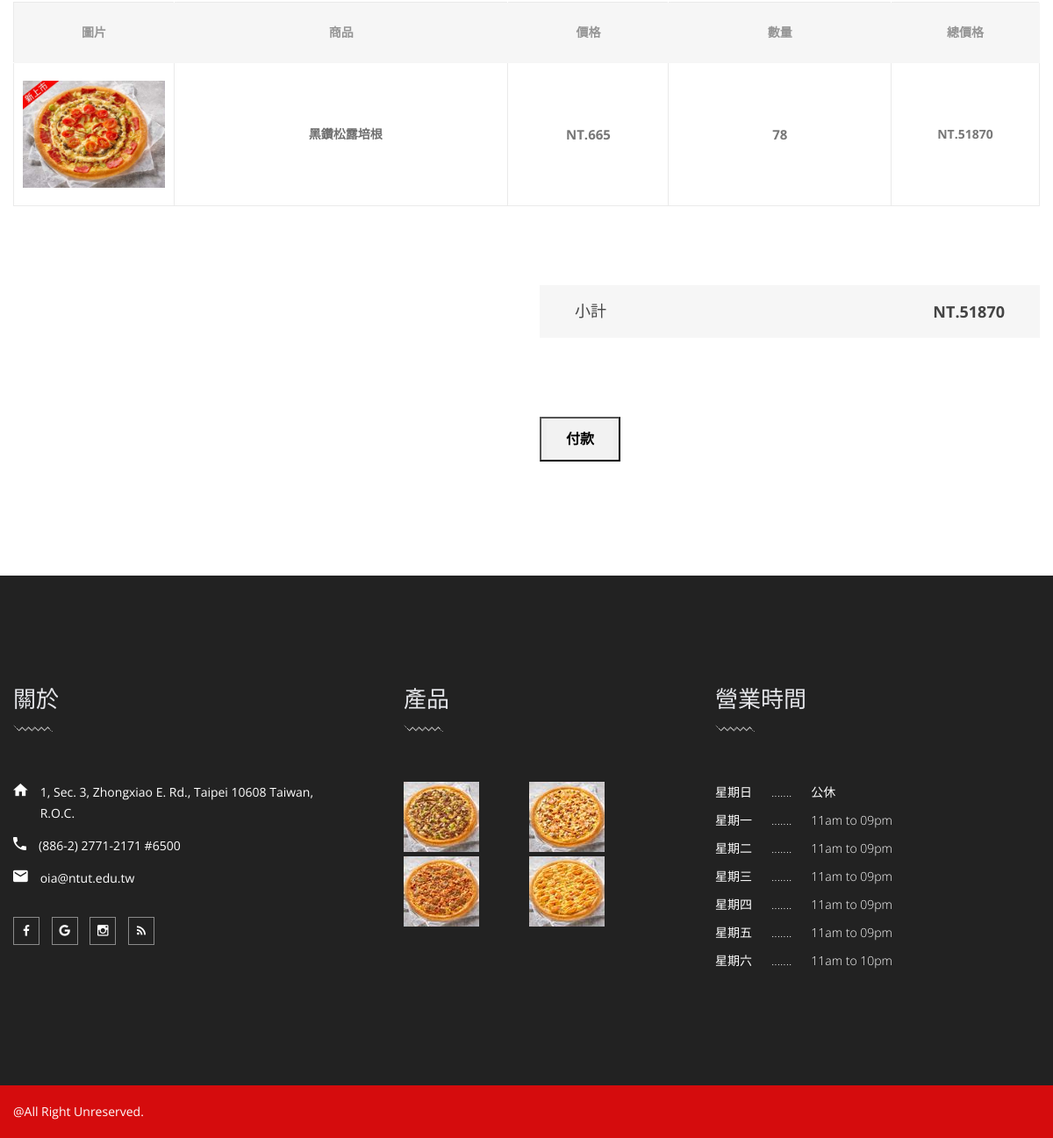
The app's page /order/orderDetail/47/ (signed in, lower part), older data.
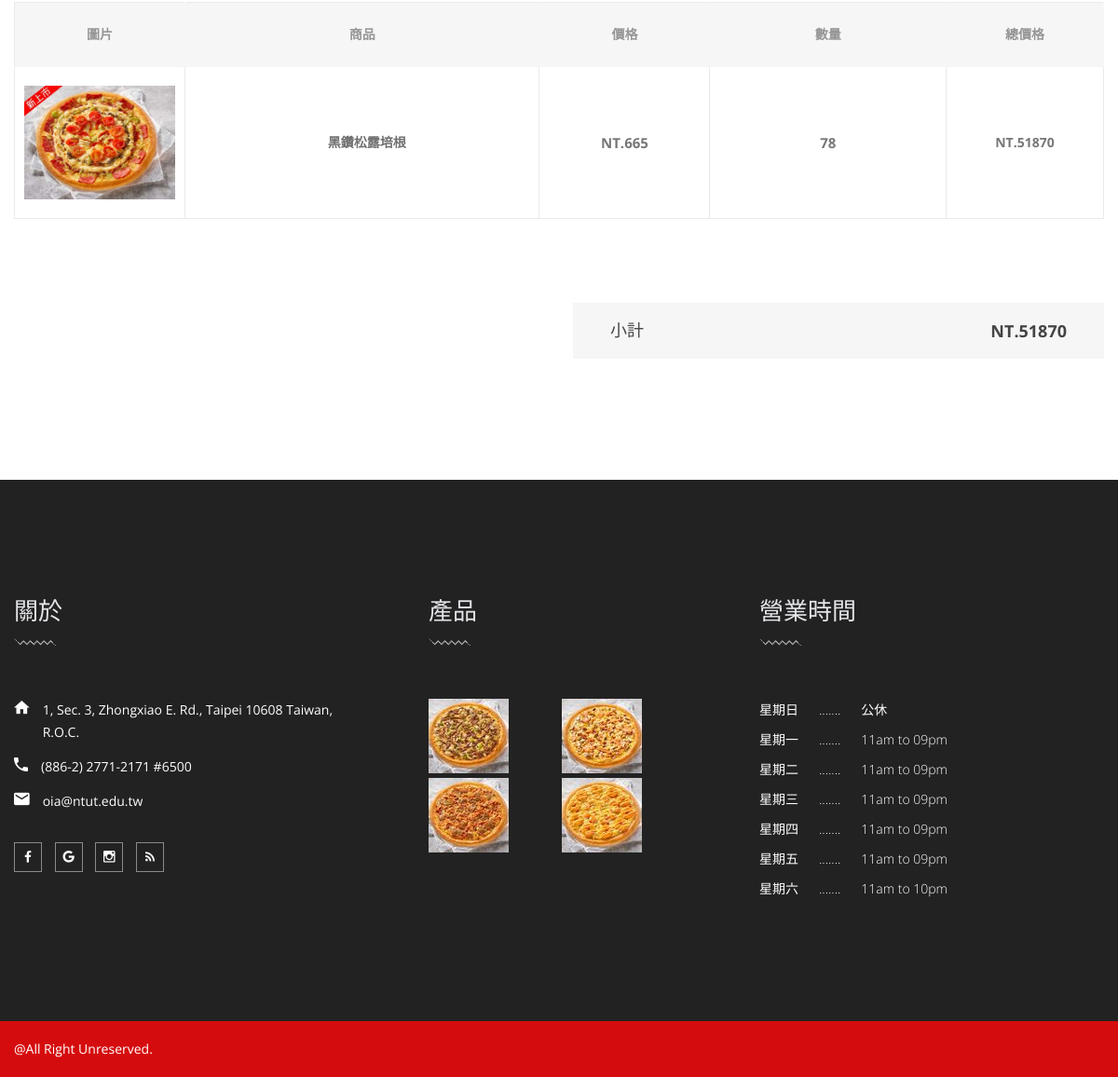
The same page, newer data.
### SOS/views.py (the view, shortened to what this page needs)
# urls.py: path('orderDetail/<int:order_no>/', order_detail, name='order_detail')
def order_detail(request, order_no):
    order = Order.objects.get(order_no=order_no)
    orderitem = OrderItem.objects.filter(order=order)
    return render(request, 'order_detail.html', locals())

### PSMS/models.py (called while the page is built)
    def get_absolute_url(self):
        return reverse('detail', args=[self.pizza_no])

### SCS/context_processors.py (called while the page is built)
def cart(request):
    return {'cart': Cart(request)}

### SOS/models.py (called while the page is built)
    def get_total_cost(self):
        return sum(item.get_cost() for item in self.items.all())

    def get_cost(self):
        return self.price * self.quantity

### templates/order_detail.html (shortened to what this page needs)
{% extends 'base.html' %}
{% load static %}
{% load starsCount %}
{% block content %}
<div class="cart-main-area section-padding--lg bg--white">
    <div class="container">
        <div class="row">
            <div class="col-md-12 col-sm-12 ol-lg-12">
                <div class="table-content table-responsive">
                    <table class='cart'>
                        <thead>
                            <tr class="title-top">
                                <th class="product-thumbnail">圖片</th>
                                <th class="product-name">商品</th>
                                <th class="product-price">價格</th>
                                <th class="product-quantity">數量</th>
                                <th class="product-subtotal">總價格</th>
                            </tr>
                        </thead>
                        <tbody>
                            {% for item in orderitem %}
                            {% with pizza=item.pizza %}
                            <tr>
                                <td class="product-thumbnail">
                                    <a href="{{pizza.get_absolute_url}}">
                                        <img src="{{pizza.pic.url}}" alt="product img">
                                    </a>
                                </td>
                                <td class="product-name"><a href="{{pizza.get_absolute_url}}">{{ pizza.name }}</a></td>
                                <td class="product-price"><span class="amount">NT.{{ pizza.price }}</span></td>
                                <td class="product-quantity">{{ item.quantity }}</td>
                                <td class="product-subtotal">NT.{{ item.get_cost }}</td>
                            </tr>
                            {% endwith %}
                            {% endfor%}
                        </tbody>
                    </table>
                </div>
            </div>
        </div>
        <div class="row">
            <div class="col-lg-6 offset-lg-6">
                <div class="cartbox__total__area">
                    <div class="cartbox-total d-flex justify-content-between">
                        <ul class="cart__total__list">
                            <li>小計</li>
                        </ul>
                        <ul class="cart__total__tk">
                            <li>NT.{{ order.get_total_cost }}</li>
                        </ul>
                    </div>
                </div>
            </div>
        </div>
        {% if request.user.is_staff and not order.paid%}
        <div class="row">
            <div class="col-lg-6 offset-lg-6">
                <div class="cartbox__total__area">
                    <p class="text-right">
                        <form method="POST" action="">
                            <button type="submit"><a class="food__btn grey--btn theme--hover">
                                    付款</a></button>
                        </form>
                    </p>
                </div>
            </div>
        </div>
        {% endif %}
    </div>
</div>
</div>
{% endblock %}

Row changes from the older to the newer data that the page shows:
changed Order: paid False → True (drawn)
Text that changed along with them:
text no longer shown: "付款"
